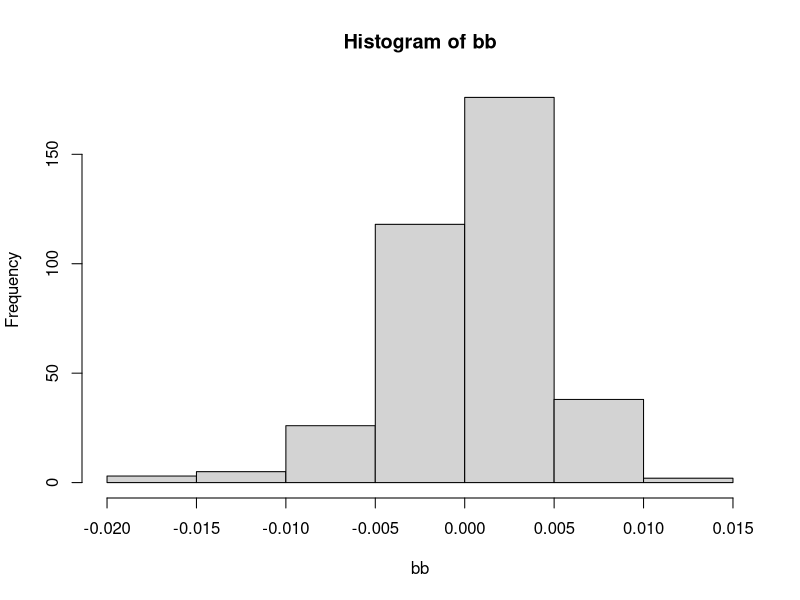
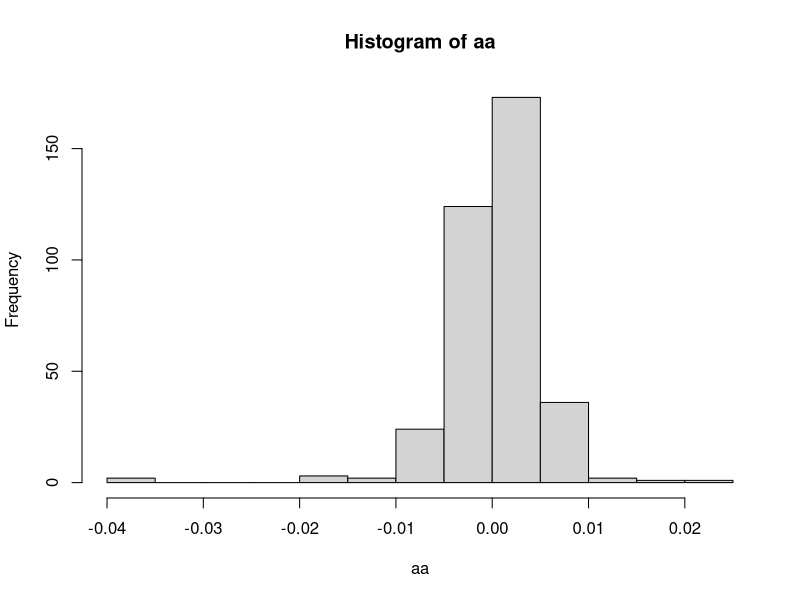

Write the R code that produced these figures, in order.

library(stringr)
library(plyr)
library(reshape2)
library(tidyverse)
library(dplyr)
library(lubridate)
library(tidyr)

sp500 <- read.csv("sp.csv")
sp500$Date <- mdy(sp500$Date)
sp500$wday <- wday(sp500$Date)

sp500$year <- year(sp500$Date)
sp500$month <- month(sp500$Date)
sp500$ym <- str_c(sp500$year,sp500$month,sep= "-")


Nub <- 0
sp500$pub <- 0
for (i in 2:dim(sp500)[1]){
  ym <- sp500$ym[(i-1)]
  if(sp500$ym[i] == ym){
    if(sp500$wday[i] == 6){
      Nub <- Nub+1
      sp500$pub[i] <- Nub
    }
  }
  else{
    ym <- sp500$ym[i]
    Nub <- 0
    if(sp500$ym[i] == ym){
      if(sp500$wday[i] == 6){
        Nub <- Nub+1
        sp500$pub[i] <- Nub
      }
    }
  }
}

for (i in 1:dim(sp500)[1]){
  if(sp500$pub[i] != 1){
    sp500$pub[i] <-0
  }
}

sp500$pct <- NA
for (i in 2:dim(sp500)[1]){
  sp500$pct[i] <- (sp500$Adj.Close[i] - sp500$Adj.Close[(i-1)])/sp500$Adj.Close[(i-1)]
}

sp500 <- sp500 %>% select("Date","Close","Adj.Close","ym","pub","pct")

sp500$BA <- NA
sp500$group <- NA
for (i in 5:dim(sp500)[1]){
  if(sp500$pub[i] == 1){
    sp500$BA[(i-5):(i-1)] <- "Before"
    sp500$BA[i:(i+4)] <- "After"
    sp500$group[(i-5):(i+4)] <- sp500$Date[i]
  }
}

dt <- na.omit(sp500)

before <- dt %>% filter(BA == "Before")
after <- dt %>% filter(BA == "After")

# dt2 <- before %>% group_by(group) %>% mean(pct)
dt2 <- ddply(before,.(group),function(sub){data.frame(pct.mean = mean(sub$pct))})
bb <- dt2$pct.mean
hist(bb)

dt3 <- ddply(after,.(group),function(sub){data.frame(pct.mean = mean(sub$pct))})
aa <- dt3$pct.mean
hist(aa)
